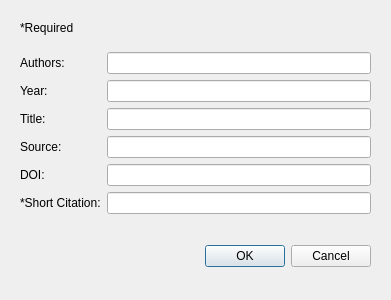
<?xml version="1.0" encoding="UTF-8"?>
<ui version="4.0">
 <class>CreateSource_Dialog</class>
 <widget class="QDialog" name="CreateSource_Dialog">
  <property name="geometry">
   <rect>
    <x>0</x>
    <y>0</y>
    <width>391</width>
    <height>300</height>
   </rect>
  </property>
  <property name="windowTitle">
   <string>New Source</string>
  </property>
  <widget class="QDialogButtonBox" name="ok_buttonBox">
   <property name="geometry">
    <rect>
     <x>30</x>
     <y>240</y>
     <width>341</width>
     <height>32</height>
    </rect>
   </property>
   <property name="orientation">
    <enum>Qt::Horizontal</enum>
   </property>
   <property name="standardButtons">
    <set>QDialogButtonBox::Cancel|QDialogButtonBox::Ok</set>
   </property>
  </widget>
  <widget class="QWidget" name="">
   <property name="geometry">
    <rect>
     <x>20</x>
     <y>10</y>
     <width>351</width>
     <height>204</height>
    </rect>
   </property>
   <layout class="QGridLayout" name="gridLayout">
    <item row="0" column="0">
     <widget class="QLabel" name="required_label">
      <property name="text">
       <string>*Required</string>
      </property>
     </widget>
    </item>
    <item row="1" column="0">
     <widget class="QLabel" name="authors_label">
      <property name="text">
       <string>Authors:</string>
      </property>
     </widget>
    </item>
    <item row="1" column="1">
     <widget class="QLineEdit" name="authors_lineEdit"/>
    </item>
    <item row="2" column="0">
     <widget class="QLabel" name="year_label">
      <property name="text">
       <string>Year:</string>
      </property>
     </widget>
    </item>
    <item row="2" column="1">
     <widget class="QLineEdit" name="year_lineEdit"/>
    </item>
    <item row="3" column="0">
     <widget class="QLabel" name="title_label">
      <property name="text">
       <string>Title:</string>
      </property>
     </widget>
    </item>
    <item row="3" column="1">
     <widget class="QLineEdit" name="title_lineEdit">
      <property name="text">
       <string/>
      </property>
     </widget>
    </item>
    <item row="4" column="0">
     <widget class="QLabel" name="source_label">
      <property name="text">
       <string>Source:</string>
      </property>
     </widget>
    </item>
    <item row="4" column="1">
     <widget class="QLineEdit" name="source_lineEdit">
      <property name="text">
       <string/>
      </property>
     </widget>
    </item>
    <item row="5" column="0">
     <widget class="QLabel" name="doi_label">
      <property name="text">
       <string>DOI:</string>
      </property>
     </widget>
    </item>
    <item row="5" column="1">
     <widget class="QLineEdit" name="doi_lineEdit"/>
    </item>
    <item row="6" column="0">
     <widget class="QLabel" name="short_label">
      <property name="text">
       <string>*Short Citation:</string>
      </property>
     </widget>
    </item>
    <item row="6" column="1">
     <widget class="QLineEdit" name="short_lineEdit"/>
    </item>
   </layout>
  </widget>
 </widget>
 <resources/>
 <connections>
  <connection>
   <sender>ok_buttonBox</sender>
   <signal>accepted()</signal>
   <receiver>CreateSource_Dialog</receiver>
   <slot>accept()</slot>
   <hints>
    <hint type="sourcelabel">
     <x>248</x>
     <y>254</y>
    </hint>
    <hint type="destinationlabel">
     <x>157</x>
     <y>274</y>
    </hint>
   </hints>
  </connection>
  <connection>
   <sender>ok_buttonBox</sender>
   <signal>rejected()</signal>
   <receiver>CreateSource_Dialog</receiver>
   <slot>reject()</slot>
   <hints>
    <hint type="sourcelabel">
     <x>316</x>
     <y>260</y>
    </hint>
    <hint type="destinationlabel">
     <x>286</x>
     <y>274</y>
    </hint>
   </hints>
  </connection>
 </connections>
</ui>
